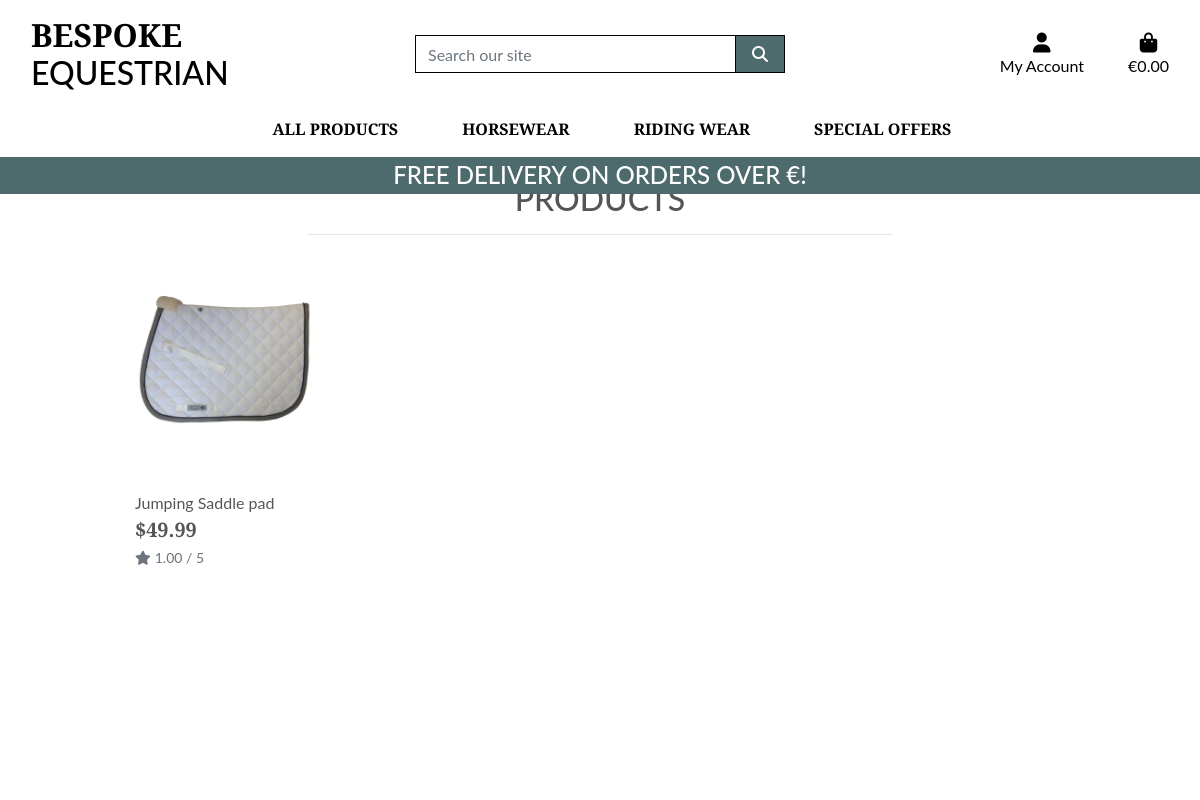
Screenshot of /products/ with the database file from the repository.
### products/models.py (models this page shows, shortened)
class Product(models.Model):
    category = models.ForeignKey('Category', null=True, blank=True, on_delete=models.SET_NULL)
    sku = models.CharField(max_length=254, null=True, blank=True)
    name = models.CharField(max_length=254)
    description = models.TextField()
    price = models.DecimalField(max_digits=6, decimal_places=2)
    rating = models.DecimalField(max_digits=6, decimal_places=2, null=True, blank=True)
    image_url = models.URLField(max_length=1024, null=True, blank=True)
    image = models.ImageField(null=True, blank=True)

### products/views.py (the view)
# urls.py: path('', views.all_products, name='products'),
def all_products(request):
    products = Product.objects.all()
    context = {
        'products': products,
    }
    return render(request, 'products/products.html', context)

### products/templates/products/products.html (shortened to what this page needs)
{% extends "base.html" %}
{% load static %}
{% block page_header %}
<div class="container header-container">
</div>
{% endblock %}
{% block content %}
<div class="overlay"></div>
<div class="container-fluid">
    <div class="row">
        <div class="col text-center mt-3">
            <h2 class="logo-font">Products</h2>
            <hr class="w-50 mb-1">
        </div>
    </div>
    <div class="row">
        <div class="product-container col-10 offset-1">
            <div class="row">
                {% for product in products %}
                <div class="col-sm-6 col-md-6 col-lg-4 col-xl-3">
                    <div class="card h-100 border-0">
                        {% if product.image %}
                        <a href="{% url 'product_detail' product.id %}">
                            <img class="card-img-top img-fluid" src="{{ product.image.url }}" alt="{{ product.name }}">
                        </a>
                        {% else %}
                        <a href="{% url 'product_detail' product.id %}">
                            <img class="card-img-top img-fluid" src="{{ MEDIA_URL }}noimage.png"
                                alt="{{ product.name }}">
                        </a>
                        {% endif %}
                        <div class="card-body pb-0">
                            <p class="mb-0">{{ product.name }}</p>
                        </div>
                        <div class="card-footer bg-white pt-0 border-0 text-left">
                            <div class="row">
                                <div class="col">
                                    <p class="lead mb-0 text-left font-weight-bold">${{ product.price }}</p>
                                    {% if product.rating %}
                                    <small class="text-muted"><i class="fas fa-star mr-1"></i>{{ product.rating }} /
                                        5</small>
                                    {% else %}
                                    <small class="text-muted">No Rating</small>
                                    {% endif %}
                                </div>
                            </div>
                        </div>
                    </div>
                </div>
                {% endfor %}
            </div>
        </div>
    </div>
</div>
{% endblock %}

### static/css/base.css (style rules this page uses)
html { height: 100%; }
body { background: url('/media/hero2.webp') no-repeat center center/cover; height: calc(100vh - 164px); color: #555; font-family: 'Playfair Display', 'Lato'; }
.logo-font { text-transform: uppercase; }
.overlay { height: 100%; width: 100%; top: 0; left: 0; position: fixed; background: white; z-index: -1; }
@media (min-width: 1200px) { .container { max-width: 80%; } }
@media (min-width: 992px) { .header-container { padding-top: 164px; } }

### rows the page displays
Product: image (picture), name "Jumping Saddle pad", price "49.99", rating "1.00"
